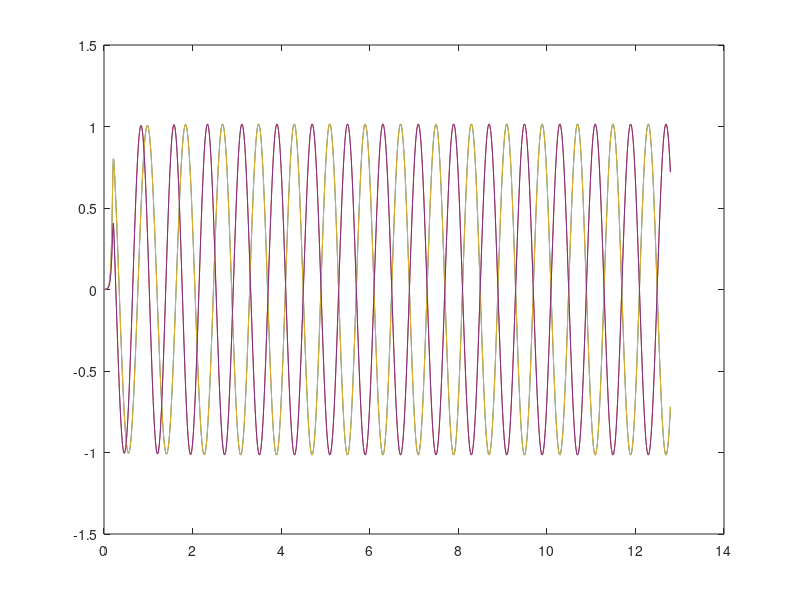
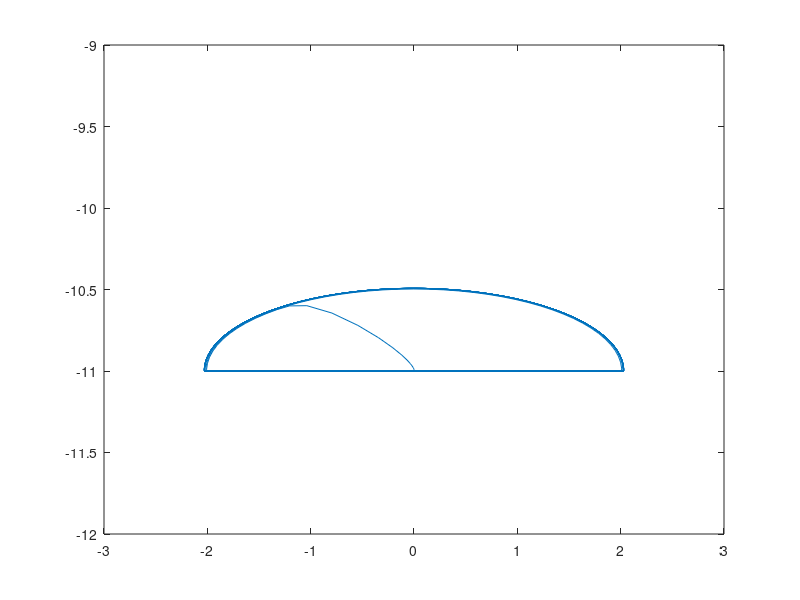
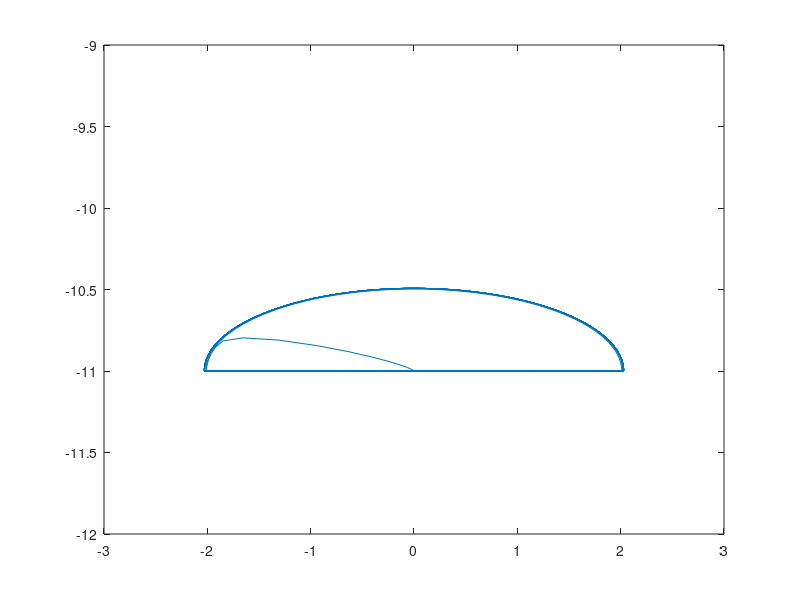

MATLAB code for these plots, in order:
clc;clear all; close all;

Tm = 0.4;   % Swing Phase Period
Ts = 0.4;   % Stance Phase Period
S = 2; %cm  Stride length
H = 0.5; %cm   Stride Length

k=0.1; % Scaling Factor
Td= k*Ts;

t = 0:0.01:0.39;
x = zeros(2*length(t),1);
y= zeros(2*length(t),1);

oy=-11; %cm
ox = -S/2;

%% Swing Phase

for i=1:length(t)
    x(i) = S*(t(i)/Tm - sin(2*pi*t(i)/Tm)/(2*pi));
    if (t(i)>=0 && t(i)<=(Tm/2))
        y(i) = 2*H*(t(i)/Tm - sin(4*pi*t(i)/Tm)/(4*pi));
    else
        y(i) = 2*H*(1 - t(i)/Tm + sin(4*pi*t(i)/Tm)/(4*pi));
    end
end


%% Stance Phase

for i = 1:length(t)
    v = (pi*S)/((pi + 4*k - 2*pi*k)*Ts);
    y(2*length(t)+1 - i) = 0;
    if(0<=t(i) && t(i)<Td)
        x(2*length(t)+1-i) = 2*v*Td/pi*(1-cos(pi*t(i)/(2*Td)));
    elseif (Td<=t(i) && t(i)<Ts-Td)
        x(2*length(t)+1-i) = 2*v*Td/pi + v*(t(i)-Td);
    else
        x(2*length(t)+1-i) = 2*v*Td/pi + v*(Ts-2*Td) + 2*v*Td/pi*(cos(pi*(Ts-t(i))/(2*Td)));
    end
end
%plot(x,y,'o-');
x3 = x;
x3(1:length(x)/2,1) = x(length(x)/2+1:length(x),1);
x3(length(x)/2+1:length(x),1) = x(1:length(x)/2,1);
y3 = y;
x3(1:length(y)/2,1) = y(length(x)/2+1:length(y),1);
x3(length(y)/2+1:length(y),1) = x(1:length(y)/2,1);
%%
alpha = 50;
b = 50;
gamma = 50;
beta = 0.5; % for trot; for walk beta = 0.75
delta = 0.3; %for trot; for walk delta = 1
meu1 = 1;
meu2 = 1;
 
 R = [1 0 -1 0 1 0 -1 0
     0 1 0 -1 0 1 0 -1
     -1 0 1 0 -1 0 1 0
     0 -1 0 1 0 -1 0 1
     1 0 -1 0 1 0 -1 0
     0 1 0 -1 0 1 0 -1
     -1 0 1 0 -1 0 1 0
     0 -1 0 1 0 -1 0 1];
 
 x = [x' x' x' x']';
 x = [x' x' x' x']';
 y = [y' y' y' y']';
 y = [y' y' y' y']';
 x3 = [x3' x3' x3' x3']';
 x3 = [x3' x3' x3' x3']';
 y3 = [y3' y3' y3' y3']';
 y3 = [y3' y3' y3' y3']';
  
 v = [x';y';x3';y3';x';y';x3';y3'];
 x2 = v;
 T = 0.8;
 
 for i=2:length(x)-1
%      if i>=length(x)/2
%          R = [1 0 -1 0 0 1 0 -1
%               0 1 0 -1 -1 0 1 0
%               -1 0 1 0 0 -1 0 1
%               0 -1 0 1 1 0 -1 0
%               0 -1 0 1 1 0 -1 0
%               1 0 -1 0 0 1 0 -1 
%               0 1 0 -1 -1 0 1 0 
%               -1 0 1 0 0 -1 0 1];
%          delta = 1; beta=0.75;
%      end
%      if i>=length(x)*3/4      
%          R = [1 0 -1 0 1 0 -1 0
%              0 1 0 -1 0 1 0 -1
%              -1 0 1 0 -1 0 1 0
%              0 -1 0 1 0 -1 0 1
%              1 0 -1 0 1 0 -1 0
%              0 1 0 -1 0 1 0 -1
%              -1 0 1 0 -1 0 1 0
%              0 -1 0 1 0 -1 0 1];
%          delta = 0.3;beta = 0.5;
%      end
     r1 = sqrt(x2(1,i)^2 + x2(2,i)^2);
     r2 = sqrt(x2(3,i)^2 + x2(4,i)^2);
     r3 = sqrt(x2(5,i)^2 + x2(6,i)^2);
     r4 = sqrt(x2(7,i)^2 + x2(8,i)^2);
     w1 = pi/(beta*T*(exp(-b*x2(2,i))+1)) + pi/((1-beta)*T*(exp(b*x2(2,i))+1));
     w2 = pi/(beta*T*(exp(-b*x2(4,i))+1)) + pi/((1-beta)*T*(exp(b*x2(4,i))+1));
     w3 = pi/(beta*T*(exp(-b*x2(6,i))+1)) + pi/((1-beta)*T*(exp(b*x2(6,i))+1));
     w4 = pi/(beta*T*(exp(-b*x2(8,i))+1)) + pi/((1-beta)*T*(exp(b*x2(8,i))+1));
     A = [alpha*(meu1-r1^2) -w1 0 0 0 0 0 0
          w1 gamma*(meu1-r1^2) 0 0 0 0 0 0
          0 0 alpha*(meu2-r2^2) -w2 0 0 0 0
          0 0 w2 gamma*(meu2-r2^2) 0 0 0 0
          0 0 0 0 alpha*(meu1-r3^2) -w3 0 0 
          0 0 0 0 w3 gamma*(meu1-r3^2) 0 0
          0 0 0 0 0 0 alpha*(meu2-r4^2) -w4
          0 0 0 0 0 0 w4 gamma*(meu2-r4^2)];
     B = delta*R;
     v(:,i) = A*x2(:,i) + B*x2(:,i);
     x2(:,i+1) = x2(:,i) + 0.01*v(:,i);
 end
t2 = 0:0.01:16*0.8 - 0.01;
% plot(t2,v(2,:))
figure(1)
plot(t2,x2(2,:))
hold on
plot(t2,x2(4,:))
plot(t2,x2(6,:))
plot(t2,x2(8,:))

x2(2,:) = H*x2(2,:).*(x2(2,:)>=0) + oy;
x2(4,:) = H*x2(4,:).*(x2(4,:)>=0) + oy;
x2(6,:) = H*x2(6,:).*(x2(6,:)>=0) + oy;
x2(8,:) = H*x2(8,:).*(x2(8,:)>=0) + oy;

x2(1,:) = S*x2(1,:);
x2(3,:) = S*x2(3,:);
x2(5,:) = S*x2(5,:);
x2(7,:) = S*x2(7,:);

figure(2)
plot(x2(1,:),x2(2,:))
xlim([-3,3])
ylim([-12,-9])
figure(3)
plot(x2(3,:),x2(4,:))
xlim([-3,3])
ylim([-12,-9])